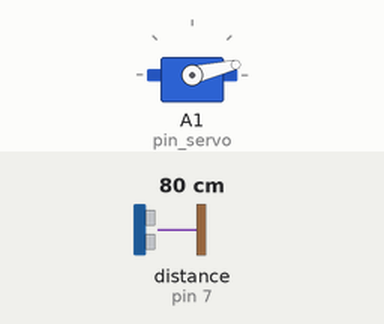
Simulated run of this sketch. Board: Arduino Uno, built with avr-gcc and run on an emulated ATmega328P. On the bench: servo. Inputs (shaded band) come from the test bench; at power-on: distance to the obstacle (sensor on pin 7) 80 cm. What the sketch prints to the serial monitor is not drawn.

Above: at 1.2 s.
1.3 s: distance to the obstacle (sensor on pin 7) set to 9 cm
4.3 s: distance to the obstacle (sensor on pin 7) set to 120 cm
At 4.8 s:
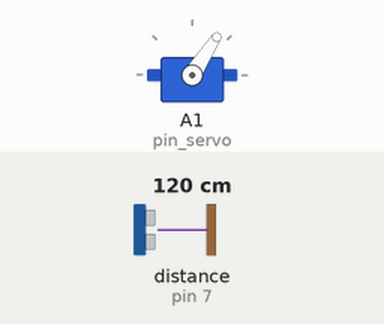
7.3 s: distance to the obstacle (sensor on pin 7) set to 250 cm
At 7.53 s:
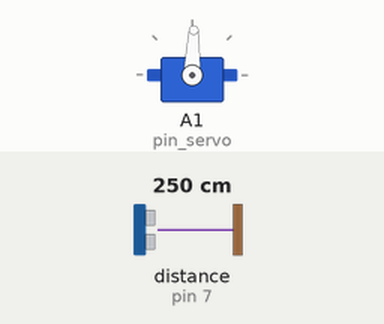
13.3 s: distance to the obstacle (sensor on pin 7) set to 299 cm
At 13.66 s:
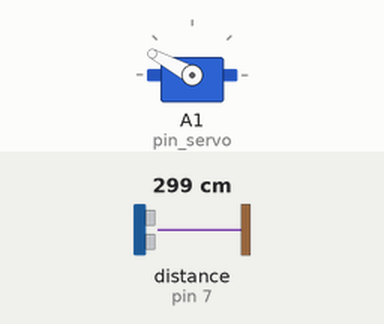
Timing chart, 0 to 20.3 s (numbered marks = the images above; inputs shaded):
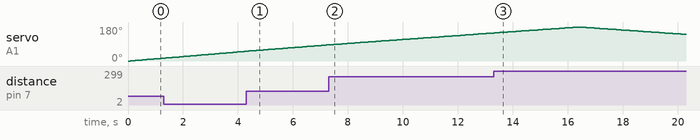

The sketch:

Radar_lab.ino
```cpp
#include <Ultrasonic.h>
#include <Wire.h>
#include <Servo.h>
#include <math.h>
#define MAX_SERVO_ANGLE 180
#define MIN_SERVO 0

Servo myServo;
int pin_servo = A1;
int pin_ultra = 7;
Ultrasonic ultrasonic(pin_ultra);

#define MAX_RESULTS 180

struct reading_angle {
  int angle;
  int reading;
};

reading_angle value_pair(long (*test_func)(), int test) {
  reading_angle result;//value pair reading/angle
  result.angle = test;
  result.reading = test_func();
  return result;
}

reading_angle results1[MAX_RESULTS];
reading_angle results2[MAX_RESULTS];

long read_ultra(){
  long RangeInCentimeters;
  RangeInCentimeters = ultrasonic.MeasureInCentimeters();
  return RangeInCentimeters;
}

void servo_sweep_read() {
  int result_count = 0;
  for (int i = 0; i <= 179; i++) {
    myServo.write(i);
    delay(80);
    results1[result_count] = value_pair(read_ultra, i);
    int x = map(results1[result_count].angle,44,244,0,180);
    Serial.print(x + ',');
    Serial.print(",");
    Serial.print(results1[result_count].reading + '.');
    Serial.print(".");
    result_count++;
  }
  for (int j = 180; j >= 0; j--) {
    myServo.write(j);
    delay(80);
    results2[result_count] = value_pair(read_ultra, j);
    int y = map(results2[result_count].angle,244,44,180,0);
    Serial.print(y + ',');
    Serial.print(",");
    Serial.print(results2[result_count].reading + '.');
    Serial.print(".");
    result_count++;
  }
}


void setup(){
    Serial.begin(9600);
    myServo.attach(pin_servo);
    myServo.write(0);
}

void loop(){
   servo_sweep_read();
}
```

Measured:
- by itself, servo on A1 (pin_servo): rises from 148° to 180° in 3.1 s, then falls to 141° in 3.8 s
